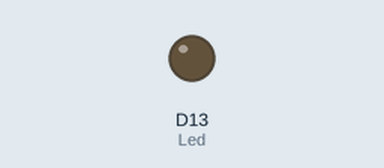
Simulated run of this program. Board: Arduino board driven over Firmata from a computer. Parts: output pins drawn as LEDs (lit = HIGH). At 25.0 s the program stops and its outputs stay as they are.

Above: at 0.05 s.
Timing chart, 0 to 4.6 s (numbered marks = the images above):
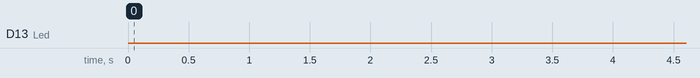

The program:

main.py
```python
#Autor Silverio Coronado Torres
#GitHub 'SilCorTo30'
from pyfirmata import Arduino #Librería para la comunicación
import time

Led = 13
arduino = Arduino("/dev/ttyUSB0") #puerto donde
                    #está conectado el arduino

for x in range (10):
    arduino.digital[Led].write(1)
    time.sleep(1)
    arduino.digital[Led].write(0)
    time.sleep(1)
```

Measured:
- by itself, D13 (Led): LOW → HIGH at 5.0 s, → LOW 1.0 s later, → HIGH 1.0 s later, → LOW 1.0 s later, … (20 changes in this stretch)
